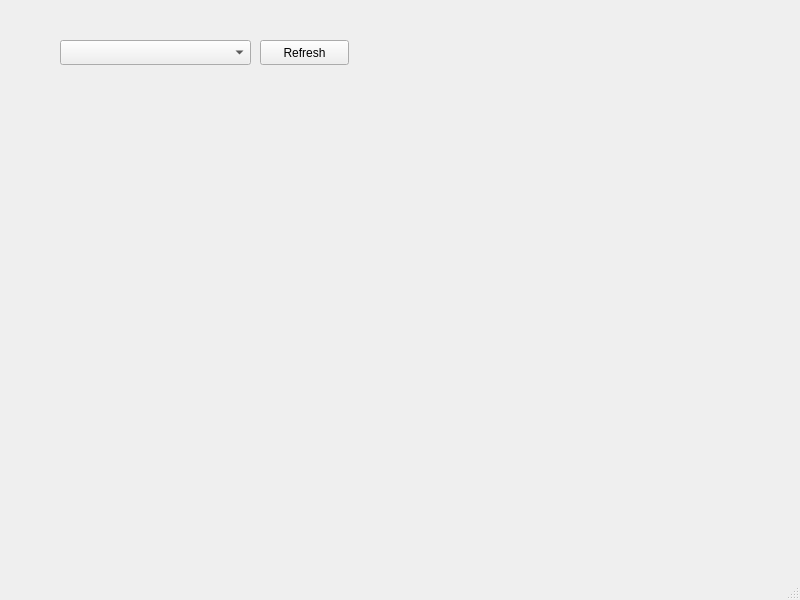
<?xml version="1.0" encoding="UTF-8"?>
<ui version="4.0">
 <class>MainWindow</class>
 <widget class="QMainWindow" name="MainWindow">
  <property name="geometry">
   <rect>
    <x>0</x>
    <y>0</y>
    <width>800</width>
    <height>600</height>
   </rect>
  </property>
  <property name="windowTitle">
   <string>MainWindow</string>
  </property>
  <widget class="QWidget" name="centralwidget">
   <widget class="QComboBox" name="comboBox">
    <property name="geometry">
     <rect>
      <x>60</x>
      <y>40</y>
      <width>191</width>
      <height>25</height>
     </rect>
    </property>
   </widget>
   <widget class="QPushButton" name="Button_Refresh">
    <property name="geometry">
     <rect>
      <x>260</x>
      <y>40</y>
      <width>89</width>
      <height>25</height>
     </rect>
    </property>
    <property name="text">
     <string>Refresh</string>
    </property>
   </widget>
  </widget>
  <widget class="QMenuBar" name="menubar">
   <property name="geometry">
    <rect>
     <x>0</x>
     <y>0</y>
     <width>800</width>
     <height>22</height>
    </rect>
   </property>
  </widget>
  <widget class="QStatusBar" name="statusbar"/>
 </widget>
 <resources/>
 <connections/>
</ui>
